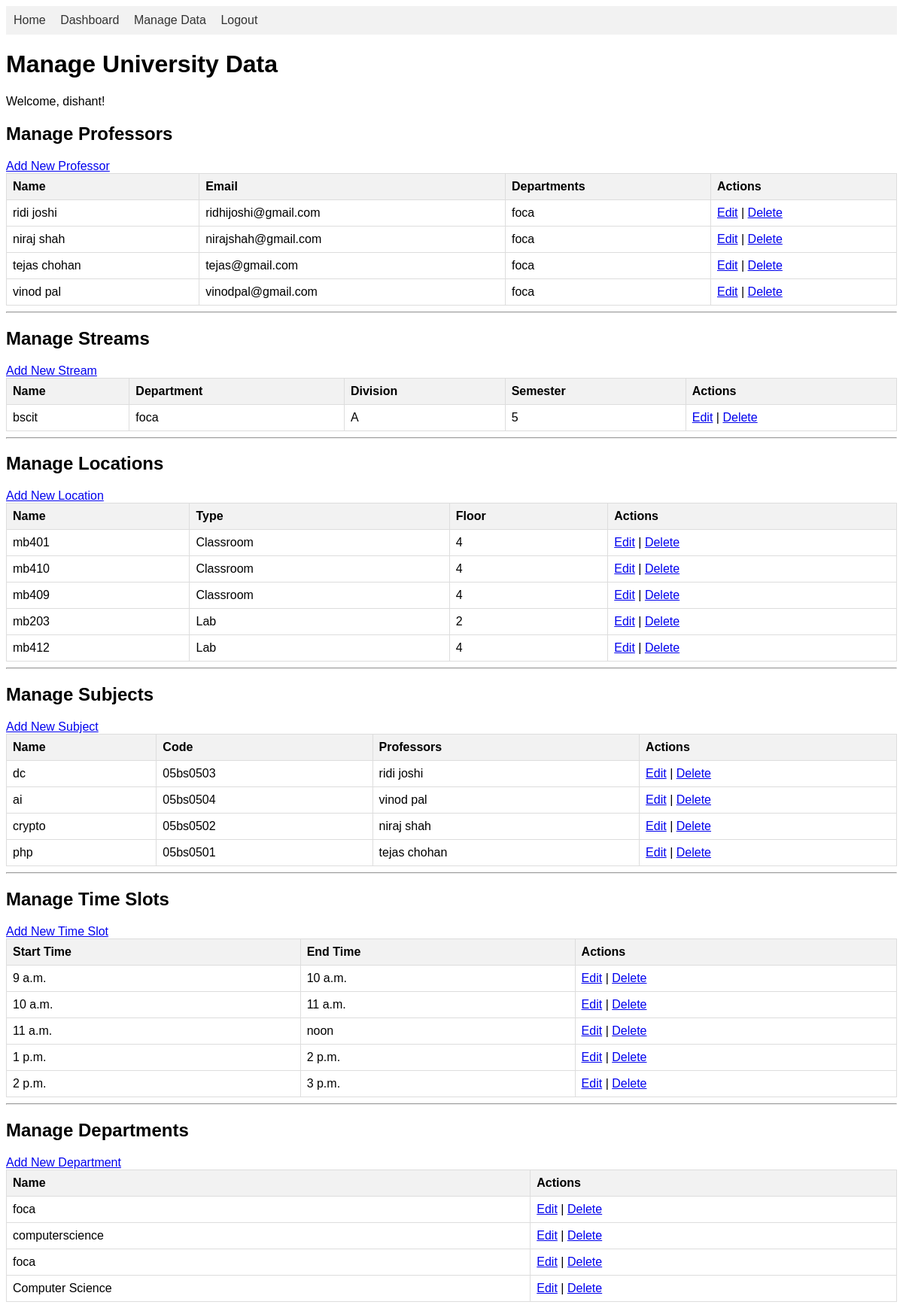
The app's page /manage-data/ (signed in) with its own data.
### timetable_app/models.py (models this page shows, shortened)
class CustomUser(AbstractUser):
    ROLE_CHOICES = (
        ('admin', 'Admin'),
        ('teacher', 'Teacher'),
        ('student', 'Student'),
    )
    role = models.CharField(max_length=10, choices=ROLE_CHOICES, default='student')
    class Meta:
        verbose_name = 'User'
        verbose_name_plural = 'Users'

class Professor(models.Model):
    name = models.CharField(max_length=200)
    email = models.EmailField(unique=True)
    working_hours_start = models.TimeField()
    working_hours_end = models.TimeField()
    total_weekly_lectures = models.IntegerField()
    departments = models.ManyToManyField(Department)

class Department(models.Model):
    name = models.CharField(max_length=200)
    def __str__(self):
        return self.name

class Stream(models.Model):
    name = models.CharField(max_length=200)
    department = models.ForeignKey(Department, on_delete=models.CASCADE)
    division = models.CharField(max_length=50, null=True, blank=True)
    semester = models.IntegerField()
    academic_year = models.CharField(max_length=10)
    number_of_days = models.IntegerField(default=5) # New field
    non_academic_lectures_per_week = models.IntegerField(default=0) # New field
    coordinator = models.ForeignKey(Professor, on_delete=models.SET_NULL, null=True, related_name='coordinated_streams')
    subjects = models.ManyToManyField(Subject)

class Location(models.Model):
    LOCATION_CHOICES = (
        ('classroom', 'Classroom'),
        ('lab', 'Lab'),
        ('auditorium', 'Auditorium'),
        ('hall', 'Hall'),
    )
    name = models.CharField(max_length=100)
    location_type = models.CharField(max_length=20, choices=LOCATION_CHOICES)
    floor = models.IntegerField()

class Subject(models.Model):
    name = models.CharField(max_length=200)
    code = models.CharField(max_length=50, unique=True)
    lectures_per_week = models.IntegerField()
    lecture_duration_minutes = models.IntegerField()
    is_non_academic = models.BooleanField(default=False) # New field
    professors = models.ManyToManyField(Professor, blank=True) # Blank is True for non-academic subjects

class TimeSlot(models.Model):
    start_time = models.TimeField()
    end_time = models.TimeField()

### timetable_app/views.py (the view)
# urls.py: path('manage-data/', views.manage_data, name='manage_data'),
@login_required
def manage_data(request):
    if not request.user.is_superuser and not request.user.role == 'admin':
        return HttpResponse("You are not authorized to view this page.")
    professors = Professor.objects.all()
    streams = Stream.objects.all()
    locations = Location.objects.all()
    subjects = Subject.objects.all()
    time_slots = TimeSlot.objects.all()
    departments = Department.objects.all()
    context = {
        'professors': professors,
        'streams': streams,
        'locations': locations,
        'subjects': subjects,
        'time_slots': time_slots,
        'departments': departments,
    }
    return render(request, 'timetable_app/manage_data.html', context)

### timetable_app/templates/timetable_app/manage_data.html (shortened to what this page needs)
<!DOCTYPE html>
<html lang="en">
<head>
</head>
<body>
    <nav>
        <a href="{% url 'home' %}">Home</a>
        <a href="{% url 'dashboard' %}">Dashboard</a>
        <a href="{% url 'manage_data' %}">Manage Data</a>
        <a href="{% url 'logout' %}">Logout</a>
    </nav>
    <h1>Manage University Data</h1>
    <p>Welcome, {{ request.user.username }}!</p>
    <h2>Manage Professors</h2>
    <a href="{% url 'add_data' 'professor' %}">Add New Professor</a>
    <table border="1">
        <thead>
            <tr>
                <th>Name</th>
                <th>Email</th>
                <th>Departments</th>
                <th>Actions</th>
            </tr>
        </thead>
        <tbody>
            {% for item in professors %}
                <tr>
                    <td>{{ item.name }}</td>
                    <td>{{ item.email }}</td>
                    <td>
                        {% for dept in item.departments.all %}
                            {{ dept.name }}{% if not forloop.last %}, {% endif %}
                        {% endfor %}
                    </td>
                    <td>
                        <a href="{% url 'edit_data' model_name='professor' pk=item.id %}">Edit</a> |
                        <a href="{% url 'delete_data' model_name='professor' pk=item.id %}">Delete</a>
                    </td>
                </tr>
            {% empty %}
                <tr><td colspan="4">No professors added yet.</td></tr>
            {% endfor %}
        </tbody>
    </table>
    <hr>
    <h2>Manage Streams</h2>
    <a href="{% url 'add_data' 'stream' %}">Add New Stream</a>
    <table border="1">
        <thead>
            <tr>
                <th>Name</th>
                <th>Department</th>
                <th>Division</th>
                <th>Semester</th>
                <th>Actions</th>
            </tr>
        </thead>
        <tbody>
            {% for item in streams %}
                <tr>
                    <td>{{ item.name }}</td>
                    <td>{{ item.department }}</td>
                    <td>{{ item.division }}</td>
                    <td>{{ item.semester }}</td>
                    <td>
                        <a href="{% url 'edit_data' model_name='stream' pk=item.id %}">Edit</a> |
                        <a href="{% url 'delete_data' model_name='stream' pk=item.id %}">Delete</a>
                    </td>
                </tr>
            {% empty %}
                <tr><td colspan="5">No streams added yet.</td></tr>
            {% endfor %}
        </tbody>
    </table>
    <hr>
    <h2>Manage Locations</h2>
    <a href="{% url 'add_data' 'location' %}">Add New Location</a>
    <table border="1">
        <thead>
            <tr>
                <th>Name</th>
                <th>Type</th>
                <th>Floor</th>
                <th>Actions</th>
            </tr>
        </thead>
        <tbody>
            {% for item in locations %}
                <tr>
                    <td>{{ item.name }}</td>
                    <td>{{ item.get_location_type_display }}</td>
                    <td>{{ item.floor }}</td>
                    <td>
                        <a href="{% url 'edit_data' model_name='location' pk=item.id %}">Edit</a> |
                        <a href="{% url 'delete_data' model_name='location' pk=item.id %}">Delete</a>
                    </td>
                </tr>
            {% empty %}
                <tr><td colspan="4">No locations added yet.</td></tr>
            {% endfor %}
        </tbody>
    </table>
    <hr>
    <h2>Manage Subjects</h2>
    <a href="{% url 'add_data' 'subject' %}">Add New Subject</a>
    <table border="1">
        <thead>
            <tr>
                <th>Name</th>
                <th>Code</th>
                <th>Professors</th>
                <th>Actions</th>
            </tr>
        </thead>
        <tbody>
            {% for item in subjects %}
                <tr>
                    <td>{{ item.name }}</td>
                    <td>{{ item.code }}</td>
                    <td>
                        {% for prof in item.professors.all %}
                            {{ prof.name }}{% if not forloop.last %}, {% endif %}
                        {% endfor %}
                    </td>
                    <td>
                        <a href="{% url 'edit_data' model_name='subject' pk=item.id %}">Edit</a> |
                        <a href="{% url 'delete_data' model_name='subject' pk=item.id %}">Delete</a>
                    </td>
                </tr>
            {% empty %}
                <tr><td colspan="4">No subjects added yet.</td></tr>
            {% endfor %}
        </tbody>
    </table>
    <hr>
    <h2>Manage Time Slots</h2>
    <a href="{% url 'add_data' 'timeslot' %}">Add New Time Slot</a>
    <table border="1">
        <thead>
            <tr>
                <th>Start Time</th>
                <th>End Time</th>
                <th>Actions</th>
            </tr>
        </thead>
        <tbody>
            {% for item in time_slots %}
                <tr>
                    <td>{{ item.start_time }}</td>
                    <td>{{ item.end_time }}</td>
                    <td>
                        <a href="{% url 'edit_data' model_name='timeslot' pk=item.id %}">Edit</a> |
                        <a href="{% url 'delete_data' model_name='timeslot' pk=item.id %}">Delete</a>
                    </td>
                </tr>
            {% empty %}
                <tr><td colspan="3">No time slots added yet.</td></tr>
            {% endfor %}
        </tbody>
    </table>
    <hr>
    <h2>Manage Departments</h2>
    <a href="{% url 'add_data' 'department' %}">Add New Department</a>
    <table border="1">
        <thead>
            <tr>
                <th>Name</th>
                <th>Actions</th>
            </tr>
        </thead>
        <tbody>
            {% for item in departments %}
                <tr>
                    <td>{{ item.name }}</td>
                    <td>
                        <a href="{% url 'edit_data' model_name='department' pk=item.id %}">Edit</a> |
                        <a href="{% url 'delete_data' model_name='department' pk=item.id %}">Delete</a>
                    </td>
                </tr>
            {% empty %}
                <tr><td colspan="2">No departments added yet.</td></tr>
            {% endfor %}
        </tbody>
    </table>
</body>
</html>

### timetable_app/templates/timetable_app/manage_data.html (style rules this page uses)
body { font-family: sans-serif; }
nav { background-color: #f2f2f2; padding: 10px; margin-bottom: 20px; }
nav a { margin-right: 15px; text-decoration: none; color: #333; }
table { width: 100%; border-collapse: collapse; }
th, td { border: 1px solid #ddd; padding: 8px; text-align: left; }
th { background-color: #f2f2f2; }

### records on screen
CustomUser: user.username "dishant"
Professor: name "ridi joshi", email "ridhijoshi@gmail.com"
Department: name "foca"
Professor: name "niraj shah", email "nirajshah@gmail.com"
Professor: name "tejas chohan", email "tejas@gmail.com"
Professor: name "vinod pal", email "vinodpal@gmail.com"
Stream: name "bscit", department "foca", division "A", semester "5"
Location: name "mb401", location_type "Classroom", floor "4"
Location: name "mb410", location_type "Classroom", floor "4"
Location: name "mb409", location_type "Classroom", floor "4"
Location: name "mb203", location_type "Lab", floor "2"
Location: name "mb412", location_type "Lab", floor "4"
Subject: name "dc", code "05bs0503"
Subject: name "ai", code "05bs0504"
Subject: name "crypto", code "05bs0502"
Subject: name "php", code "05bs0501"
TimeSlot: start_time "9 a.m.", end_time "10 a.m."
TimeSlot: start_time "10 a.m.", end_time "11 a.m."
TimeSlot: start_time "11 a.m.", end_time "noon"
TimeSlot: start_time "1 p.m.", end_time "2 p.m."
TimeSlot: start_time "2 p.m.", end_time "3 p.m."
Department: name "computerscience"
Department: name "foca"
Department: name "Computer Science"
